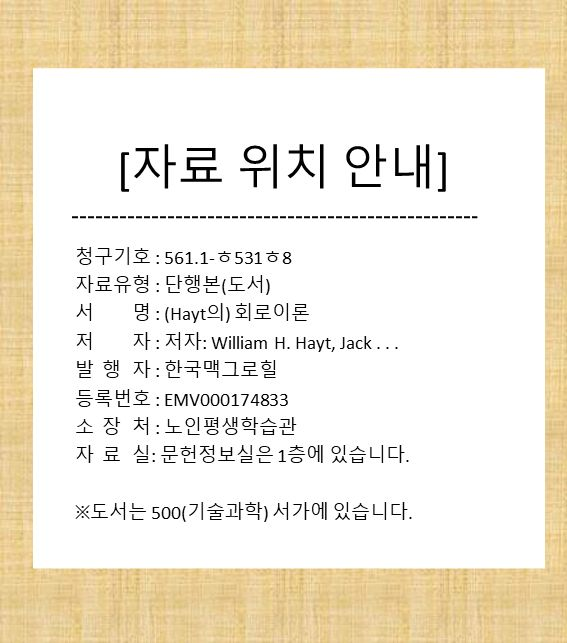
#> input picture ocr.jpg, 567 x 643 px, given in place of the camera
$ python main.py
#> lines starting #> are read from the running program, lines starting #| are printed output that depends on the picture; after the words box and inside, x2 and y2 are one past the last pixel; in counts of white or black regions, pixels touching at a corner belong together
### camera.py
import cv2
import time

DELAY_N_SECONDS = 1

capture = cv2.VideoCapture(0)

def get_frame_every_nseconds():
    ret, frame = capture.read()
#> frame is the input picture: shape (643, 567, 3); mean B, G, R 215.8, 232.6, 240.8
    time.sleep(DELAY_N_SECONDS)
    return frame

def camera_release():
    capture.release()

# [9 lines that do not run on import are left out]

### imgprocessing.py
import cv2
import numpy as np
import pytesseract


def watershed(img_gray, img_source):

    img_shape = np.zeros_like(img_gray)

    ret, img_thresh = cv2.threshold(img_gray, 0, 255, cv2.THRESH_BINARY+cv2.THRESH_OTSU) # 이진화

    kernel = np.ones((3,3),np.uint8)

    img_opening = cv2.morphologyEx(img_thresh,cv2.MORPH_OPEN,kernel,iterations=2) # 잡음 제거

    sure_bg = cv2.dilate(img_opening,kernel,iterations=3) # 배경 요소 확보(bg)

    dist_transform = cv2.distanceTransform(img_opening,cv2.DIST_L2,5)
    ret, sure_fg = cv2.threshold(dist_transform,0.5*dist_transform.max(),255,0)
    sure_fg = np.uint8(sure_fg) # skeleton 이미지 & 다시 이진화(fg)

    unknown = cv2.subtract(sure_bg, sure_fg) # bg, fg 제외 영역

    ret, markers = cv2.connectedComponents(sure_fg)
    markers = markers + 1
    markers[unknown == 255] = 0

    markers = cv2.watershed(img_source, markers)
    img_shape[markers == -1] = 255

    return img_shape


def perspective_transformation(img, img_source):

    contours, ret = cv2.findContours(img, cv2.RETR_LIST, cv2.CHAIN_APPROX_SIMPLE) # 컨투어링(테두리)

    cnt = contours[0]

    epsilon = 0.1*cv2.arcLength(cnt, True)
    approx = cv2.approxPolyDP(cnt, epsilon, True) # 외곽선 근사화

    if len(approx) != 4: # 꼭짓점이 4개가 나오지 않을 때 임의로 좌표값 설정
        pts1 = np.float32([[0,0], [0,0], [0,0], [0,0]])
    else : # 꼭짓점이 정상적으로 4개 나오면 꼭짓점 설정 맞추고 투시 변환
        mean = approx.mean(axis = 2).squeeze()
        idx_sort = mean.argsort()
        sub = approx[idx_sort[1]] - approx[idx_sort[2]]

        if sub[0][0] > 0:
                a = idx_sort[1]
                b = idx_sort[2]
        else:
                a = idx_sort[2]
                b = idx_sort[1]
        pts1 = np.float32([approx[idx_sort[0]], approx[a], approx[b], approx[idx_sort[3]]])

    pts2 = np.float32([[0,0], [500,0], [0,500], [500,500]])

    M = cv2.getPerspectiveTransform(pts1, pts2)

    img_warp = cv2.warpPerspective(img_source, M, (500,500))

    return img_warp


def clache(img):
    img_yuv = cv2.cvtColor(img, cv2.COLOR_BGR2YUV)

    img_clahe = img_yuv.copy()
    clahe = cv2.createCLAHE(clipLimit=3.0, tileGridSize=(8,8)) #CLAHE 생성
    img_clahe[:,:,0] = clahe.apply(img_clahe[:,:,0])           #CLAHE 적용
    img_clahe = cv2.cvtColor(img_clahe, cv2.COLOR_YUV2BGR)

    return img_clahe

# [20 lines that do not run on import are left out]

### ocr.py
import cv2
import pytesseract
from collections import Counter

def tesseract(img):
    text = pytesseract.image_to_string(img, lang="kor+eng") # 테서렉트로 글자 추출
    return text


# [2 lines that do not run on import are left out]

### main.py
import cv2
import camera
import imgprocessing as ip
import textprocessing as tp
import ocr

name = ["총류", "철학", "종교", "사회과학", "순수과학", "기술과학", "예슐", "언어", "문학", "역사"]

while True:
    img_source = camera.get_frame_every_nseconds()
    img_gray = cv2.cvtColor(img_source, cv2.COLOR_BGR2GRAY)

    img_watershed = ip.watershed(img_gray, img_source)
#> in watershed, `ret, img_thresh = cv2.threshold(img_gray, 0, 255, cv2.THRESH_BINARY+cv..`:
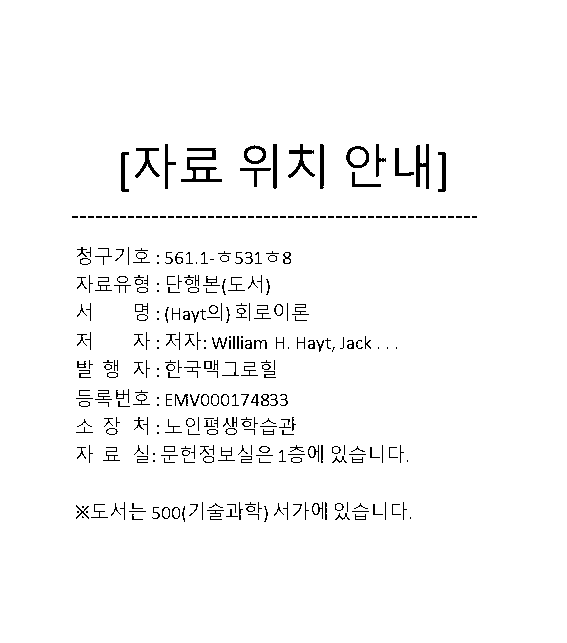
#> img_thresh: shape (643, 567); 97.2% white; black in thin lines or dots, all inside (x1, y1, x2, y2) = (72, 144, 477, 522)
#> in watershed, `ret, img_thresh = cv2.threshold(img_gray, 0, 255, cv2.THRESH_BINARY+cv..`: ret = 134
#> in watershed, `img_opening = cv2.morphologyEx(img_thresh,cv2.MORPH_OPEN,kernel,iterat..`: img_opening: shape (643, 567); 95.3% white; 97 black regions (23 under 20 px), largest, box (x1, y1, x2, y2) and area: (166, 394, 288, 406) 978, (72, 216, 477, 218) 810, (165, 360, 258, 378) 604
#> in watershed, `sure_bg = cv2.dilate(img_opening,kernel,iterations=3)`: sure_bg: shape (643, 567); 99.5% white; 54 black regions (15 under 20 px), largest, box (x1, y1, x2, y2) and area: (217, 339, 264, 346) 174, (257, 397, 284, 403) 124, (239, 255, 250, 261) 54
#> in watershed, `ret, sure_fg = cv2.threshold(dist_transform,0.5*dist_transform.max(),2..`:
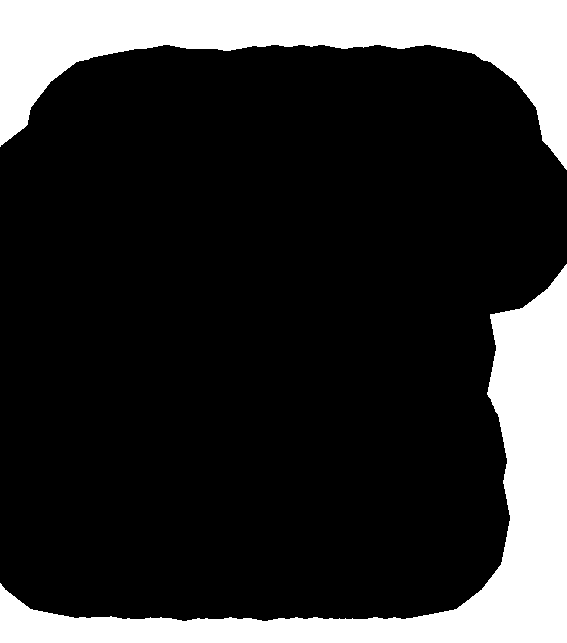
#> sure_fg: shape (643, 567) float32; 20.4% white; 2 white regions, box (x1, y1, x2, y2) and area: (0, 264, 567, 643) 37973, (0, 0, 567, 170) 36561
#> in watershed, `ret, sure_fg = cv2.threshold(dist_transform,0.5*dist_transform.max(),2..`: ret = 99.55
#> in watershed, `unknown = cv2.subtract(sure_bg, sure_fg)`: unknown: shape (643, 567); 79.1% white; 56 black regions (15 under 20 px), largest, box (x1, y1, x2, y2) and area: (0, 264, 567, 643) 37973, (0, 0, 567, 170) 36561, (217, 339, 264, 346) 174
#> in watershed, `ret, markers = cv2.connectedComponents(sure_fg)`:
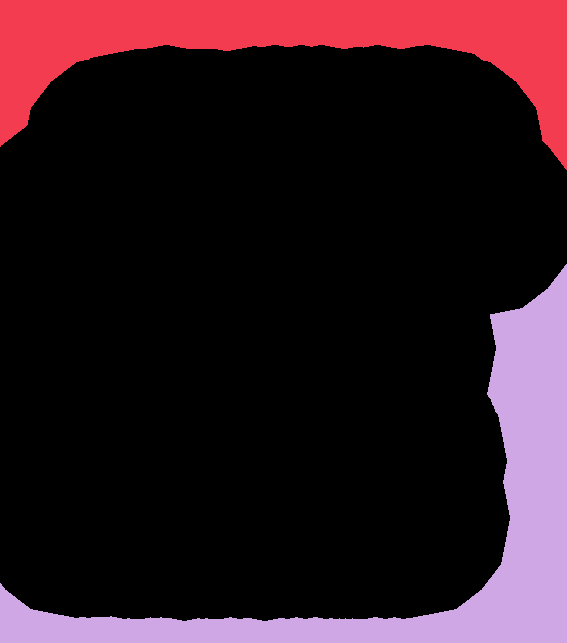
#> markers: shape (643, 567) int32; 3 distinct labels, from 0 to 2; one colour per label, 0 black
#> in watershed, `ret, markers = cv2.connectedComponents(sure_fg)`: ret = 3
#> in watershed, `markers = markers + 1`:
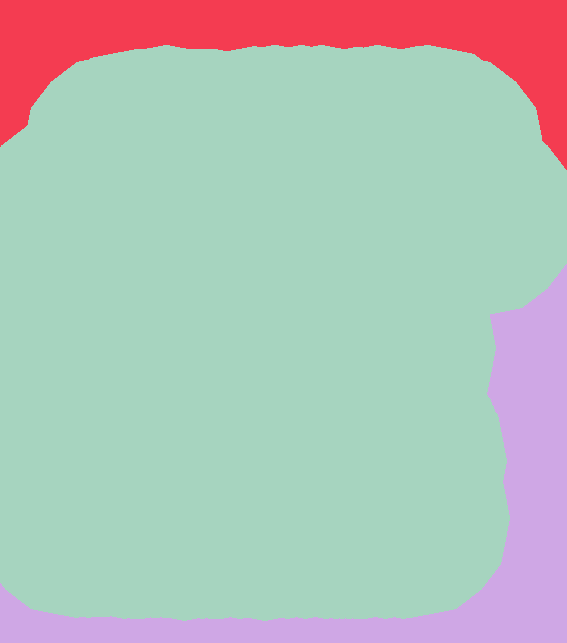
#> markers: shape (643, 567) int32; 3 distinct labels, from 1 to 3; one colour per label, 0 black
#> in watershed, `markers[unknown == 255] = 0`: markers: shape (643, 567) int32; 4 distinct labels, from 0 to 3
#> in watershed, `markers = cv2.watershed(img_source, markers)`:
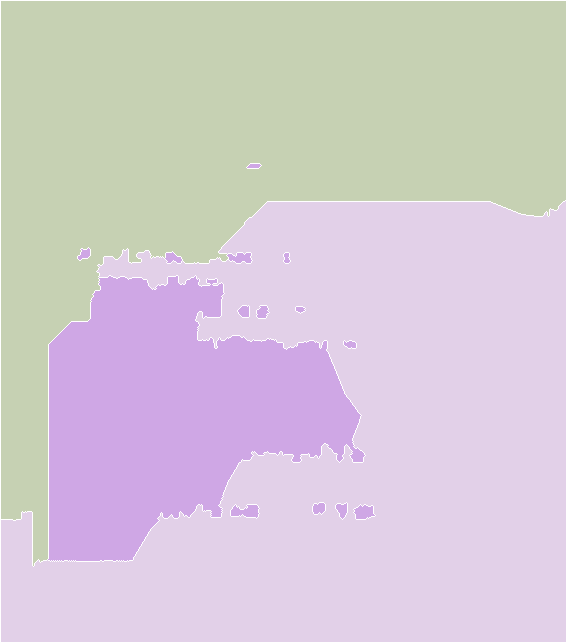
#> markers: shape (643, 567) int32; 4 distinct labels, from -1 to 3; one colour per label, 0 black, -1 white
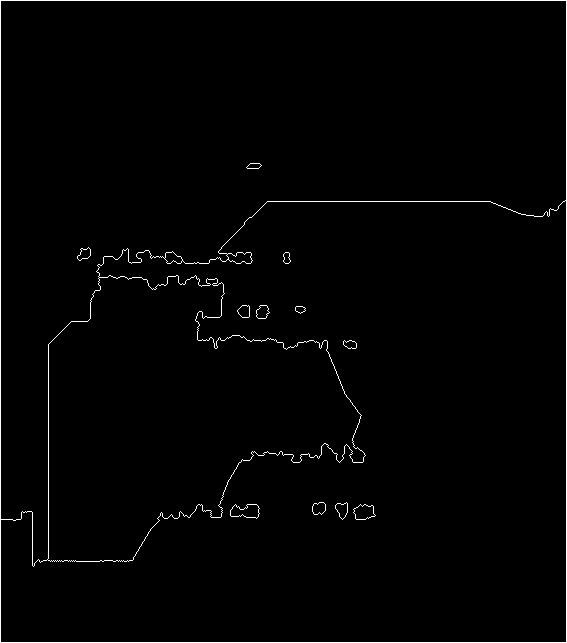
#> img_watershed: shape (643, 567); 1.4% white in thin lines or dots

    img_warp = ip.perspective_transformation(img_watershed, img_source)
#> in perspective_transformation, `contours, ret = cv2.findContours(img, cv2.RETR_LIST, cv2.CHAIN_APPROX_..`: contours = 28 contours; largest, box (x1, y1, x2, y2) and area: (0, 0, 567, 643) 363372, (0, 200, 567, 643) 161589, (0, 0, 567, 567) 144398, (47, 275, 366, 562) 57033, (230, 504, 260, 519) 288; ret = 28 rows, first 6: [1, -1, -1, -1], [2, 0, -1, -1], [3, 1, -1, -1], [4, 2, -1, -1], [5, 3, -1, -1], [6, 4, -1, -1]
#> in perspective_transformation, `cnt = contours[0]`: cnt = contour of 31 points, box (x1, y1, x2, y2) (353, 504, 376, 520), area 239
#> in perspective_transformation, `epsilon = 0.1*cv2.arcLength(cnt, True)`: epsilon = 6.88
#> in perspective_transformation, `approx = cv2.approxPolyDP(cnt, epsilon, True)`: approx = [[353, 509], [372, 505], [375, 515], [356, 519]]
#> in perspective_transformation, `mean = approx.mean(axis = 2).squeeze()`: mean = [431, 438.5, 445, 437.5]
#> in perspective_transformation, `idx_sort = mean.argsort()`: idx_sort = [0, 3, 1, 2]
#> in perspective_transformation, `sub = approx[idx_sort[1]] - approx[idx_sort[2]]`: sub = [[-16, 14]]
#> in perspective_transformation, `a = idx_sort[2]`: a = 1
#> in perspective_transformation, `b = idx_sort[1]`: b = 3
#> in perspective_transformation, `pts1 = np.float32([approx[idx_sort[0]], approx[a], approx[b], approx[i..`: pts1 = [[353, 509], [372, 505], [356, 519], [375, 515]]
#> in perspective_transformation, `M = cv2.getPerspectiveTransform(pts1, pts2)`: M = [[24.75, -7.43, -4957.9], [9.9, 47.03, -27433.2], [7.99e-17, 1.81e-16, 1]]

    img_clache = ip.clache(img_warp)
#> in clache, `img_yuv = cv2.cvtColor(img, cv2.COLOR_BGR2YUV)`: img_yuv: shape (500, 500, 3); mean of channels 0, 1, 2 199.3, 128, 128
#> in clache, `img_clahe[:,:,0] = clahe.apply(img_clahe[:,:,0])`: img_clahe: shape (500, 500, 3); mean of channels 0, 1, 2 189.6, 128, 128

    img_gray2 = cv2.cvtColor(img_clache, cv2.COLOR_BGR2GRAY)
    ret, img_thresh = cv2.threshold(img_gray2, 0, 255, cv2.THRESH_BINARY+cv2.THRESH_OTSU)
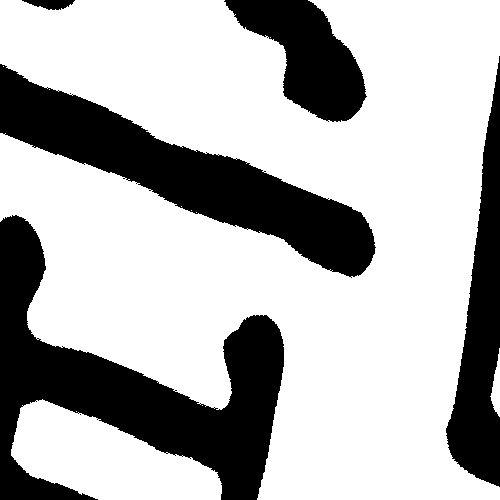
#> img_thresh: shape (500, 500); 70.3% white; 7 black regions (2 under 20 px), largest, box (x1, y1, x2, y2) and area: (0, 215, 284, 500) 30103, (0, 64, 376, 278) 23575, (446, 56, 500, 487) 11281, (224, 0, 367, 122) 8880, (22, 0, 75, 10) 345
#> ret = 160

    cv2.imshow('img',img_thresh)
    cv2.imshow('img_source',img_source)

#> (the run stopped early here; a loop or call above may not have finished)
